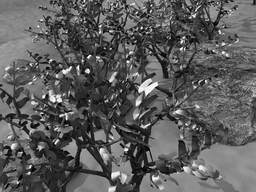
#> input picture CV-Optical-Flow-Motion-Detection/inputs/frame2_a.png, 256 x 192 px, shrunk from 640 x 480 before the run, found by its file name
$ python optical_flow.py
#> lines starting #> are read from the running program, lines starting #| are printed output that depends on the picture; after the words box and inside, x2 and y2 are one past the last pixel; in counts of white or black regions, pixels touching at a corner belong together
from cgitb import grey
from black import out
from matplotlib import image
import numpy as np
import cv2
import matplotlib.pyplot as plt
from tqdm import tqdm

# Ryan Filgas
# Computer Vision


def add_padding(img, padding_size):
    width = np.shape(img)[0]
    height = np.shape(img)[1]
    vertical = np.array(np.zeros((width, padding_size)))
    img1 = np.append(vertical, img, axis=1)
    img1 = np.append(img1, vertical, axis=1)
    length = height + (padding_size * 2)
    horizontal = np.array(np.zeros((padding_size, length)))
    img1 = np.append(img1, horizontal, axis=0)
    img1 = np.append(horizontal, img1, axis=0)
    return np.array(img1)


def convolve(img, filter, stride):
    result = np.zeros(np.shape(img))
    size = np.shape(filter)[0]
    reach = int(np.shape(filter)[0]/2)
    left_bound = int(size/2)
    top_bound = int(size/2)
    right_bound = np.shape(np.array(img))[0] - left_bound
    bottom_bound = np.shape(np.array(img))[1] - left_bound

    for i in range(left_bound, right_bound, stride):
        for j in range(top_bound, bottom_bound, stride):
            matrix = img[i-reach:i+reach+1, j-reach:j+reach+1]
            result[i][j] = np.sum(np.multiply(matrix, filter))
    # don't return the padding
    return result[1:np.shape(img)[0]-1, 1:np.shape(img)[1]-1]


def convolve_optical_flow(A_1, A_2, identity_t, stride, conv_width):
    result = np.zeros((np.shape(A_1)[0], np.shape(A_1)[1], 2))

    # set bounds
    size = conv_width
    reach = int(size/2)
    left_bound = int(size/2)
    top_bound = int(size/2)
    right_bound = np.shape(np.array(A_1))[0] - left_bound
    bottom_bound = np.shape(np.array(A_1))[1] - left_bound

    # convolve
    for i in tqdm(range(left_bound, right_bound, stride)):
        for j in range(top_bound, bottom_bound, stride):

            # save ~10 calculations for each pixel.
            leftx = i-reach
            rightx = i + reach + 1
            lefty = j-reach
            righty = j+reach+1
            length = size * size

            # extract the matrices
            c1 = np.reshape(
                A_1[leftx:rightx, lefty:righty], length)
            c2 = np.reshape(
                A_2[leftx:rightx, lefty:righty], length)
            It = np.reshape(
                identity_t[leftx:rightx, lefty:righty], length)

            A = np.reshape(np.stack((c1, c2), axis=0), (9, 2))
            AT = A.T
            ATA_inv = np.linalg.pinv(np.matmul(AT, A))
            ATIt = np.matmul(AT, It.T)
            goal = np.matmul(ATA_inv, ATIt)
            result[i][j] = goal
    # don't return the padding
    return result[1:np.shape(A_1)[0]-1, 1:np.shape(A_1)[1]-1]


# Input images
frame1_a = cv2.imread("frame2_a.png", cv2.IMREAD_GRAYSCALE)
#> frame1_a is the input picture: shape (192, 256); min 0, max 255, mean 92.3
frame1_b = cv2.imread("frame2_b.png", cv2.IMREAD_GRAYSCALE)
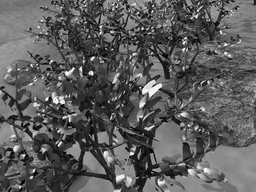
#> input picture CV-Optical-Flow-Motion-Detection/inputs/frame2_b.png, 256 x 192 px, shrunk from 640 x 480 before the run, found by its file name
#> frame1_b is the input picture: shape (192, 256); min 0, max 255, mean 92

img_stride = 1
img_filter_size = 3
img_padding = 1
img_padded_1 = add_padding(frame1_a, img_padding)
img_padded_2 = add_padding(frame1_b, img_padding)

dogx = np.array([[1, 0, -1], [2, 0, -2], [1, 0, -1]])
dogy = np.array([[1, 2, 1], [0, 0, 0], [-1, -2, -1]])


# ****************** GET DoG X and Y Filters for both images

img1_dogx = convolve(img_padded_1, dogx, img_stride)
img1_dogy = convolve(img_padded_1, dogy, img_stride)

img2_dogx = convolve(img_padded_2, dogx, img_stride)
#> call 3 of convolve, with filter = array of shape (3, 3), stride = 1
#> after the loop in convolve (call 3), `for i in range(left_bound, right_bound, stride):`:
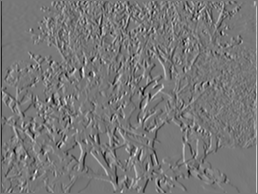
#> result: shape (194, 258) float64; min -823, max 932, mean 0; drawn with min black and max white
img2_dogy = convolve(img_padded_2, dogy, img_stride)
#> call 4 of convolve, with filter = array of shape (3, 3), stride = 1
#> after the loop in convolve (call 4), `for i in range(left_bound, right_bound, stride):`:
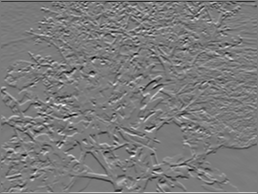
#> result: shape (194, 258) float64; min -864, max 927, mean 0; drawn with min black and max white

# ****************** GET DoG X and Y Filters for Image 1


# ********* GET SOBEL FILTERS FOR BOTH IMAGES to Calc Identity

img1_sobel = np.sqrt(img1_dogx**2 + img1_dogy**2)
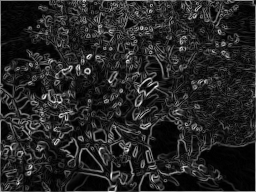
#> img1_sobel: shape (192, 256) float64; min 0, max 964.1, mean 144.7; drawn with min black and max white
img2_sobel = np.sqrt(img2_dogx**2 + img2_dogy**2)
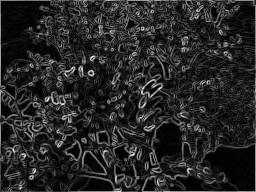
#> img2_sobel: shape (192, 256) float64; min 0, max 957.7, mean 146.5; drawn with min black and max white


identity_t = - (img2_sobel - img1_sobel)
# ******** GET SOBEL FILTERS FOR BOTH IMAGES to Calc Identity


# *************************************** Add Padding

img1_dogx_padded = add_padding(img1_dogx, img_padding)
img1_dogy_padded = add_padding(img1_dogy, img_padding)
identity_t_padded = add_padding(identity_t, img_padding)

# *************************************** Add Padding

catch = convolve_optical_flow(img1_dogx_padded, img1_dogy_padded,
                              identity_t_padded, img_stride, img_filter_size)


# *************************************** GRAPH 1
output = cv2.cvtColor(frame1_b, cv2.COLOR_BGR2RGB)
thickness = 1
color = (0, 255, 0)
count = 0
x_len = np.shape(frame1_a)[0]
#> x_len = 192
y_len = np.shape(frame1_a)[1]
#> y_len = 256
catch = np.reshape(catch, (np.shape(frame1_a)[0], np.shape(frame1_a)[1], 2))

for i in range(2, x_len, 2):
    for j in range(2, y_len, 2):
        x = catch[i][j][0]
        y = catch[i][j][1]
        magnitude = np.sqrt(x**2 + y**2)

        if magnitude > .8:

            start_point = (j, i)
            end_point = (int(j + x), int(i + y))
            cv2.line(output, start_point, end_point,
                     color, thickness)
            thickness = 1
            color = (0, 255, 0)
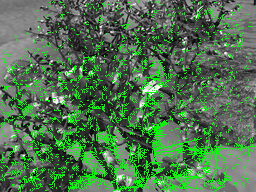
#> output: shape (192, 256, 3); 13.88% of pixels changed, all inside (x1, y1, x2, y2) = (0, 0, 256, 192)

# *************************************** GRAPH 2
output2 = cv2.cvtColor(frame1_a, cv2.COLOR_BGR2RGB)
thickness = 2
color = (0, 255, 0)
count = 0
x_len = np.shape(frame1_a)[0]
y_len = np.shape(frame1_a)[1]
catch = np.reshape(catch, (np.shape(frame1_a)[0], np.shape(frame1_a)[1], 2))

for i in range(1, x_len, 1):
    for j in range(1, y_len, 1):
        x = catch[i][j][0]
        y = catch[i][j][1]
        magnitude = np.sqrt(x**2 + y**2)
        green = int((magnitude * (255/10)))  # amplify signal
        if(green > 255):  # clip pixels to 255
            green = 255
        color = (0, green, 0)

        # graph it
        start_point = (j, i)
        end_point = (j, i)
        cv2.line(output2, start_point, end_point,
                 color, thickness)

        # reset vars for next loop
        thickness = 1
        color = (0, 255, 0)
        count += 1
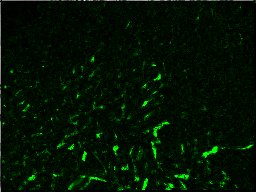
#> output2: shape (192, 256, 3); mean R, G, B 1, 18.6, 1
#> after the loop, count = 48705

plt.imshow(output)
plt.show()

plt.imshow(output2)
plt.show()

cv2.imwrite("image.jpg", output)
cv2.imwrite("image2.jpg", output2)
